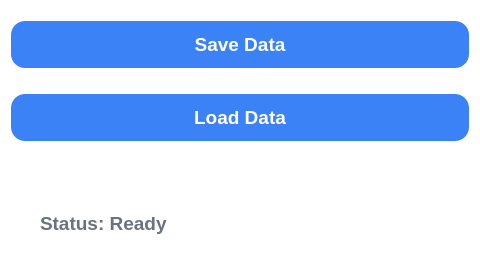
<?xml version="1.0" encoding="UTF-8"?>
<!--
PersistenceManager.ui - UI for managing data persistence
Clean, modern design with:
- White background, subtle shadows, rounded corners
- Buttons to load and save data
- Status label for operation feedback
- Responsive vertical layout with readable typography (Poppins font)
-->
<ui version="4.0">
 <class>PersistenceManagerWidget</class>
 <widget class="QWidget" name="PersistenceManagerWidget">
  <property name="geometry">
   <rect>
    <x>0</x>
    <y>0</y>
    <width>480</width>
    <height>280</height>
   </rect>
  </property>
  <property name="styleSheet">
   <string>
    QWidget {
      background: #ffffff;
      border-radius: 12px;
      box-shadow: 0 8px 20px rgba(0, 0, 0, 0.08);
      font-family: 'Poppins', sans-serif;
      padding: 24px;
    }
    QPushButton {
      background-color: #3b82f6;
      color: white;
      padding: 12px 26px;
      border-radius: 14px;
      font-weight: 700;
      font-size: 14pt;
      margin: 10px 0;
      border: none;
    }
    QPushButton:hover {
      background-color: #2563eb;
    }
    QLabel#statusLabel {
      font-weight: 600;
      font-size: 14pt;
      color: #6b7280;
      margin-top: 20px;
      min-height: 24px;
    }
  </string>
  </property>
  <layout class="QVBoxLayout" name="verticalLayout">
    <item>
      <widget class="QPushButton" name="saveButton">
        <property name="text">
          <string>Save Data</string>
        </property>
      </widget>
    </item>
    <item>
      <widget class="QPushButton" name="loadButton">
        <property name="text">
          <string>Load Data</string>
        </property>
      </widget>
    </item>
    <item>
      <widget class="QLabel" name="statusLabel">
        <property name="text">
          <string>Status: Ready</string>
        </property>
      </widget>
    </item>
  </layout>
 </widget>
 <resources/>
 <connections/>
</ui>
